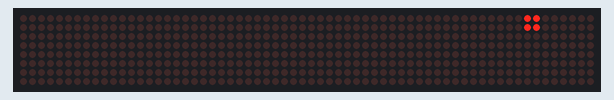
The sketch below on a simulated Arduino Uno, built with avr-gcc and run on an emulated ATmega328P. Parts: 64×8 LED matrix.

Above: at 0.11 s.
At 1.36 s:
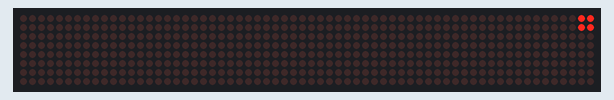
At 2.77 s:
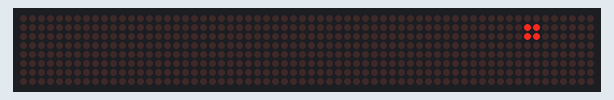
At 5.38 s:
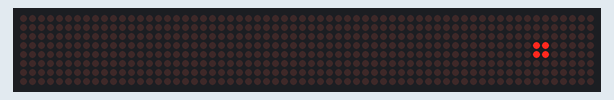
At 8.0 s:
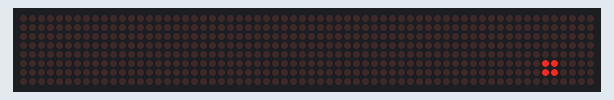
At 10.6 s:
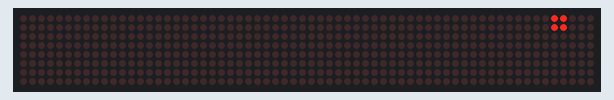

The sketch:

8_x_8_led_matrix.ino
```cpp
#include <LedControl.h>

int DIN = 16;
int CS = 5;
int CLK = 4;

const uint64_t IMAGES[] = {
  0x0000000000000303,
  0x0000000000000606,
  0x0000000000000c0c,
  0x0000000000001818,
  0x0000000000003030,
  0x0000000000006060,
  0x000000000000c0c0,
  0x0000000000c0c000,
  0x0000000000606000,
  0x0000000000303000,
  0x0000000000181800,
  0x00000000000c0c00,
  0x0000000000060600,
  0x0000000000030300,
  0x0000000003030000,
  0x0000000006060000,
  0x000000000c0c0000,
  0x0000000018180000,
  0x0000000030300000,
  0x0000000060600000,
  0x00000000c0c00000,
  0x000000c0c0000000,
  0x0000006060000000,
  0x0000003030000000,
  0x0000001818000000,
  0x0000000c0c000000,
  0x0000000606000000,
  0x0000000303000000,
  0x0000030300000000,
  0x0000060600000000,
  0x00000c0c00000000,
  0x0000181800000000,
  0x0000303000000000,
  0x0000606000000000,
  0x0000c0c000000000,
  0x00c0c00000000000,
  0x0060600000000000,
  0x0030300000000000,
  0x0018180000000000,
  0x000c0c0000000000,
  0x0006060000000000,
  0x0003030000000000,
  0x0303000000000000,
  0x0606000000000000,
  0x0c0c000000000000,
  0x1818000000000000,
  0x3030000000000000,
  0x6060000000000000,
  0xc0c0000000000000
};
const int IMAGES_LEN = sizeof(IMAGES)/8;

LedControl ledDisplay = LedControl(DIN,CLK,CS,0);

void setup() {
  ledDisplay.clearDisplay(0);
  ledDisplay.shutdown(0, false);
  ledDisplay.setIntensity(0, 10);
}

void displayImage(uint64_t image) {
  for(int i=0; i<8; i++) {
    byte row = (image >> i * 8) & 0xFF;
    for(int j=0; j < 8; j++) {
      ledDisplay.setLed(0, i, j, bitRead(row, j));
    }
  }
}

int i = 0;
void loop() {
    displayImage(IMAGES[i]);
    if (++i >= IMAGES_LEN ) {
      i = 0;
    }
    delay(150);
}
```

test.ino
```cpp

```

Measured:
- by itself, everything shown: repeats every 9.9 s, in 49 steps
